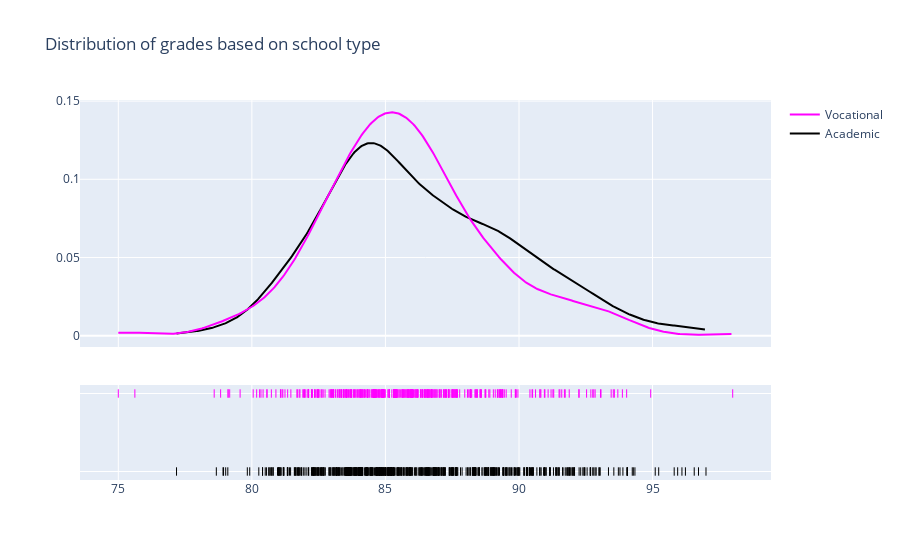

Notebook code for this chart:
### Markdown cell above
As for the relationship between students grades and the type of school they attend to, there is no doubt that students following the academic path have higher grades.

### Code cell
academic =  df[df['type_school'] == 'Academic']['average_grades']
voc =  df[df['type_school'] == 'Vocational']['average_grades']

fig = ff.create_distplot([academic,voc],
                         ['Academic','Vocational'], 
                         show_hist=False, 
                         colors=['black','magenta'])
fig.update_layout(title_text='Distribution of grades based on school type')
fig.show()

### Figure 1 — Plotly figure (JSON) as saved in the notebook; plotly's stock layout.template omitted (floating-point values rounded to 4 significant figures; data arrays with more than 128 entries replaced by an {"elided": "..."} marker saying what was removed)
{"data": [{"legendgroup": "Academic", "marker": {"color": "black"}, "mode": "lines", "name": "Academic", "showlegend": true, "type": "scatter", "x": {"elided": "500 float values"}, "xaxis": "x", "y": {"elided": "500 float values"}, "yaxis": "y"}, {"legendgroup": "Vocational", "marker": {"color": "magenta"}, "mode": "lines", "name": "Vocational", "showlegend": true, "type": "scatter", "x": {"elided": "500 float values"}, "xaxis": "x", "y": {"elided": "500 float values"}, "yaxis": "y"}, {"legendgroup": "Academic", "marker": {"color": "black", "symbol": "line-ns-open"}, "mode": "markers", "name": "Academic", "showlegend": false, "type": "scatter", "x": {"elided": "609 float values"}, "xaxis": "x", "y": {"elided": "609 str values"}, "yaxis": "y2"}, {"legendgroup": "Vocational", "marker": {"color": "magenta", "symbol": "line-ns-open"}, "mode": "markers", "name": "Vocational", "showlegend": false, "type": "scatter", "x": {"elided": "391 float values"}, "xaxis": "x", "y": {"elided": "391 str values"}, "yaxis": "y2"}], "layout": {"barmode": "overlay", "hovermode": "closest", "legend": {"traceorder": "reversed"}, "title": {"text": "Distribution of grades based on school type"}, "xaxis": {"anchor": "y2", "domain": [0, 1], "zeroline": false}, "yaxis": {"anchor": "free", "domain": [0.35, 1], "position": 0}, "yaxis2": {"anchor": "x", "domain": [0, 0.25], "dtick": 1, "showticklabels": false}}}
